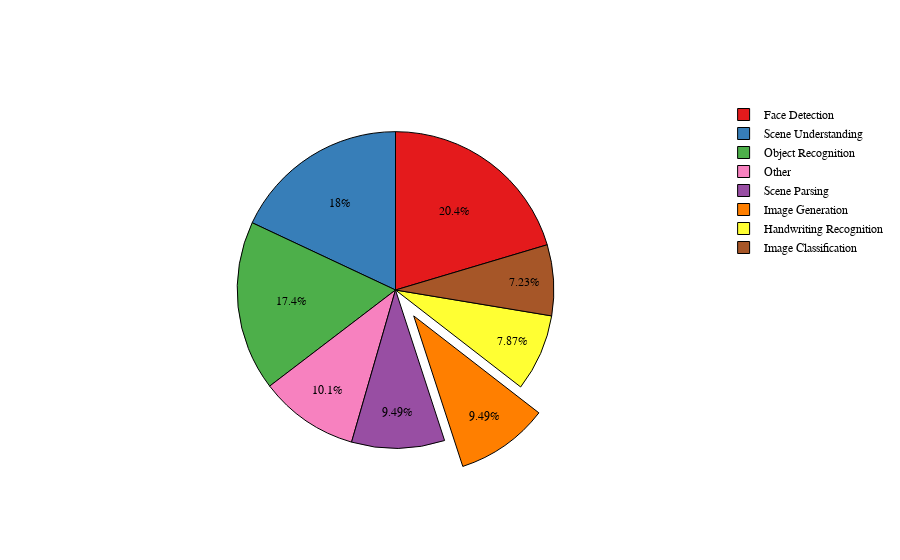
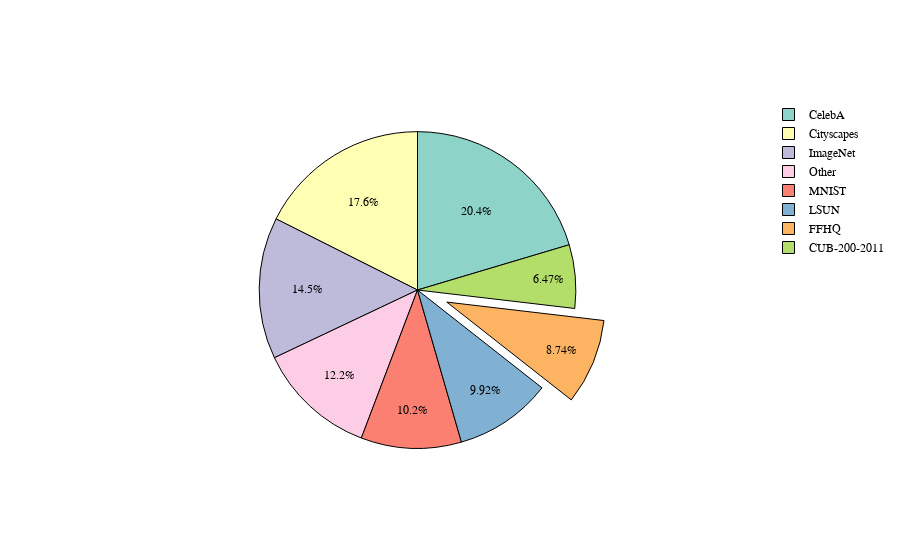

Here is the notebook cell these charts were saved with, in order:
### Code cell
import plotly.graph_objects as go
import plotly.express as px
fig = go.Figure(data=[go.Pie(labels=tasks_df['task'], 
                             values=tasks_df['count'],
                            pull=[0, 0, 0, 0.0,0.2,0,0])])
fig.update_layout(
    font_family="Arial",
    title_font_family="Arial",
    font_color='black',
)
fig.update_traces(marker=dict(colors=px.colors.qualitative.Set1,line=dict(color='#000000', width=1)),textfont_color='black')
fig.show()
fig.write_image("/mnt/c/Users/berna/Documents/GoogleDataProject/ImportPlots/ImageGenerationTasks.svg")
fig = go.Figure(data=[go.Pie(labels=dataset_df['name'], 
                             values=dataset_df['count'],
                            pull=[0, 0, 0, 0.0,0,0.2,0])])
fig.update_layout(
    font_family="Arial",
    title_font_family="Arial",
    font_color='black',
)
fig.update_traces(marker=dict(colors=px.colors.qualitative.Set3,line=dict(color='#000000', width=1)),textfont_color='black')
#fig.write_image("ImageGenDatasets.svg")
fig.show()
fig.write_image("/mnt/c/Users/berna/Documents/GoogleDataProject/ImportPlots/ImageGenerationDatasets.svg")

### Figure 1 — Plotly figure (JSON) as saved in the notebook; plotly's stock layout.template omitted (floating-point values rounded to 4 significant figures)
{"data": [{"labels": ["Face Detection", "Scene Understanding", "Object Recognition", "Scene Parsing", "Image Generation", "Handwriting Recognition", "Image Classification", "Other"], "marker": {"colors": ["rgb(228,26,28)", "rgb(55,126,184)", "rgb(77,175,74)", "rgb(152,78,163)", "rgb(255,127,0)", "rgb(255,255,51)", "rgb(166,86,40)", "rgb(247,129,191)", "rgb(153,153,153)"], "line": {"color": "#000000", "width": 1}}, "pull": [0, 0, 0, 0, 0.2, 0, 0], "textfont": {"color": "black"}, "type": "pie", "values": [189, 167, 161, 88, 88, 73, 67, 94]}], "layout": {"autosize": true, "font": {"color": "black", "family": "Arial"}, "title": {"font": {"family": "Arial"}}}}

### Figure 2 — Plotly figure (JSON) as saved in the notebook; plotly's stock layout.template omitted (floating-point values rounded to 4 significant figures)
{"data": [{"labels": ["CelebA", "Cityscapes", "ImageNet", "MNIST", "LSUN", "FFHQ", "CUB-200-2011", "Other"], "marker": {"colors": ["rgb(141,211,199)", "rgb(255,255,179)", "rgb(190,186,218)", "rgb(251,128,114)", "rgb(128,177,211)", "rgb(253,180,98)", "rgb(179,222,105)", "rgb(252,205,229)", "rgb(217,217,217)", "rgb(188,128,189)", "rgb(204,235,197)", "rgb(255,237,111)"], "line": {"color": "#000000", "width": 1}}, "pull": [0, 0, 0, 0, 0, 0.2, 0], "textfont": {"color": "black"}, "type": "pie", "values": [189, 163, 134, 95, 92, 81, 60, 113]}], "layout": {"autosize": true, "font": {"color": "black", "family": "Arial"}, "title": {"font": {"family": "Arial"}}}}
